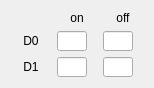
  <widget class="QWidget" name="gridLayoutWidget_9">
   <property name="geometry">
    <rect>
     <x>180</x>
     <y>620</y>
     <width>134</width>
     <height>71</height>
    </rect>
   </property>
   <layout class="QGridLayout" name="gridLayout_9">
    <item row="1" column="2">
     <widget class="QLineEdit" name="LE_TD_IN_OFF_0">
      <property name="maximumSize">
       <size>
        <width>30</width>
        <height>20</height>
       </size>
      </property>
     </widget>
    </item>
    <item row="0" column="2">
     <widget class="QLabel" name="label_96">
      <property name="minimumSize">
       <size>
        <width>40</width>
        <height>0</height>
       </size>
      </property>
      <property name="maximumSize">
       <size>
        <width>16777215</width>
        <height>20</height>
       </size>
      </property>
      <property name="text">
       <string>off</string>
      </property>
      <property name="alignment">
       <set>Qt::AlignCenter</set>
      </property>
     </widget>
    </item>
    <item row="2" column="0">
     <widget class="QLabel" name="label_82">
      <property name="minimumSize">
       <size>
        <width>40</width>
        <height>0</height>
       </size>
      </property>
      <property name="maximumSize">
       <size>
        <width>16777215</width>
        <height>20</height>
       </size>
      </property>
      <property name="text">
       <string>D1</string>
      </property>
      <property name="alignment">
       <set>Qt::AlignCenter</set>
      </property>
     </widget>
    </item>
    <item row="1" column="1">
     <widget class="QLineEdit" name="LE_TD_IN_ON_0">
      <property name="maximumSize">
       <size>
        <width>30</width>
        <height>20</height>
       </size>
      </property>
     </widget>
    </item>
    <item row="1" column="0">
     <widget class="QLabel" name="label_93">
      <property name="minimumSize">
       <size>
        <width>40</width>
        <height>0</height>
       </size>
      </property>
      <property name="maximumSize">
       <size>
        <width>16777215</width>
        <height>20</height>
       </size>
      </property>
      <property name="text">
       <string>D0</string>
      </property>
      <property name="alignment">
       <set>Qt::AlignCenter</set>
      </property>
     </widget>
    </item>
    <item row="2" column="2">
     <widget class="QLineEdit" name="LE_TD_IN_OFF_1">
      <property name="maximumSize">
       <size>
        <width>30</width>
        <height>20</height>
       </size>
      </property>
     </widget>
    </item>
    <item row="0" column="1">
     <widget class="QLabel" name="label_95">
      <property name="minimumSize">
       <size>
        <width>40</width>
        <height>0</height>
       </size>
      </property>
      <property name="maximumSize">
       <size>
        <width>16777215</width>
        <height>20</height>
       </size>
      </property>
      <property name="text">
       <string>on</string>
      </property>
      <property name="alignment">
       <set>Qt::AlignCenter</set>
      </property>
     </widget>
    </item>
    <item row="2" column="1">
     <widget class="QLineEdit" name="LE_TD_IN_ON_1">
      <property name="maximumSize">
       <size>
        <width>30</width>
        <height>20</height>
       </size>
      </property>
     </widget>
    </item>
   </layout>
  </widget>
